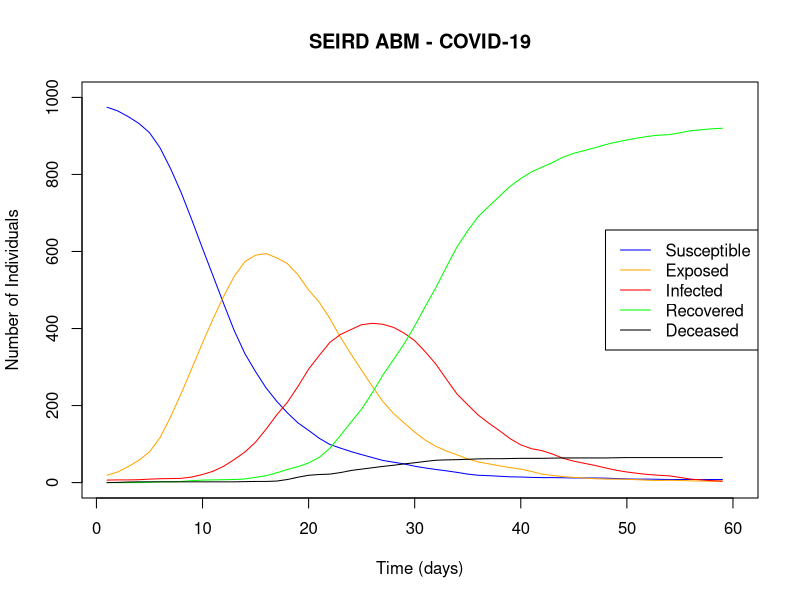

The R script that drew this image:
# ABM_v4 implements the model capability for social distancing


# look at changing maxmix to contact rate
# -------------------------------- Functions -----------------------------------
# population size, initial_exposed, initial_infected, vaccine, social distancing
AgentGen1 <- function(nPop, E0, I0, vaccine = NA, social_distancing = NA){
  # Create a population of susceptible agents
  Agent1 <- data.frame(AgentNo = 1:nPop,
                       State = 'S',
                       Mixing = runif(nPop,0,1),
                       TimeE = 0,
                       TimeI = 0,
                       Vaccination = 0,
                       Social_Distancing = 0,
                       stringsAsFactors = FALSE)
  # Initializing exposed and infected agents
  Agent1$State[1:E0] <- "E"
  # Agents can be in exposed state for 14 days (+1 so that rbinom doesn't
  # return 0), randomly assigning exposure time
  Agent1$TimeE[1:E0] <- rbinom(E0, 13, 0.5) + 1
  Agent1$State[(E0+1):(E0 + I0)] <- "I"
  # Agents can be in infected state for 10 days (+1 so that rbinom doesn't
  # return 0) (infectious period) randomly assigning infectious time
  Agent1$TimeI[(E0+1):(E0 + I0)] <- rbinom(I0, 9, 0.5) + 1
  # Randomly assign vaccination/social distancing status based on the specified
  # prevalence
  num_vaccinated <- round(nPop * vaccine$prevalence)
  Agent1$Vaccination[sample(1:nPop, num_vaccinated)] <- 1
  num_social_distancing <- round(nPop * social_distancing$prevalence)
  Agent1$Social_Distancing[sample(1:nPop, num_social_distancing)] <- 1
  return(Agent1)
}

# Function of agents, model parameters, and simulation time
ABM1 <- function(Agent1, par1, nTime1, vaccine = NA, social_distancing = NA) {
  nPop <- nrow(Agent1)
  # Initializing output df, all states start at 0
  output <- data.frame(S = rep(0, nTime1),
                       E = rep(0, nTime1),
                       I = rep(0, nTime1),
                       R = rep(0, nTime1),
                       D = rep(0, nTime1))
  # The model cycles through every day of the simulation
  for(k in 1:nTime1){
    # Move agents through time
    StateS1 <- (1:nPop)[Agent1$State == "S"]
    StateSE1 <- (1:nPop)[Agent1$State == "S" | Agent1$State == "E"]

    # Cycling through each susceptible agent
    for(i in StateS1) {
      # Here, the higher number of exposed/infected individuals there are, the
      # more likely a susceptible agent is to come in contact and become exposed
      # Determine if they like to meet others
      Mix1 <- Agent1$Mixing[i]
      # How many agents will they meet (Each will meet up to MaxMix other agents
      # per day)

      # [2024-02-07] George:
      # For identifying how many agents they could meet, you could leverage the 
      # binomial distribution. If you want them to meet on average 7 other agents,
      # then, you could do the following:
      #
      # Meet1 <- rbinom(1, size = nPop, prob = par1$MaxMix/nPop)
      #
      # That will yield on average MaxMix agents. This is only a recommendation.
      # You can keep the current approach if you want.

      Meet1 <- round(Mix1*par1$MaxMix,0) + 1
      # Grab the agents they will meet: sampling susceptible or exposed
      # individuals of size meet1, using mixing probability
      # Replace = TRUE means they could meet the same agent over and over
      Meet2 <- sample(StateSE1, Meet1, replace = TRUE,
                      prob = Agent1$Mixing[StateSE1])

      # Cycling through the agents each susceptible person will meet
      for(j in 1:length(Meet2)) {
        # Grab who they will meet
        Meet1a <- Agent1[Meet2[j], ]
        
        # [2024-02-07] George:
        # Shouldn't this be == "I"? Infected agents are the ones who 
        # transmit the disease, not exposed.
        if(Meet1a$State == "E"){
          Urand1 <- runif(1)
          # Apply social distancing if the agent practices it
          if (Agent1$Social_Distancing[i] == 1) {
            if (Urand1 < par1$S2E - social_distancing$S2E_reduction) {
              Agent1$State[i] <- "E"

              # [2024-02-07] George:
              # After becoming exposed, there's no need of continue checking
              break

            }
          } else {
              # If not practicing social distancing, apply regular exposure
              if (Urand1 < par1$S2E) {
                Agent1$State[i] <- "E"

                # [2024-02-07] George:
                # After becoming exposed, there's no need of continue checking
                break

              }
          }
        }
      }
    }
    # Grab agents who have been exposed and add a day to their exposure time
    StateE1 <- (1:nPop)[Agent1$State == "E"]
    Agent1$TimeE[StateE1] = Agent1$TimeE[StateE1] + 1
    # If exposure time is greater than 14, move to recovered
    StateE2 <- (1:nPop)[Agent1$State == "E" & Agent1$TimeE > 14]
    Agent1$State[StateE2] <- "R"
    # Grab agents who could possibly become sick
    # Incubation days: the time it takes for an infection to develop after an
    # agent has been exposed
    StateE3 <- (1:nPop)[Agent1$State == "E" &
                         Agent1$TimeE > par1$incubation_period]
    for(i in StateE3){
      # Randomly assign whether they get sick or not based on vaccination status
      Urand1 <- runif(1)
      if (Agent1$Vaccination[i] == 1) {
          if (Urand1 < par1$E2I - vaccine$E2I_reduction) {
            Agent1$State[i] <- "I"
          }
      } else {
          if (Urand1 < par1$E2I) {
            Agent1$State[i] <- "I"
          }
      }
    }

    # Update how long the agents have been sick
    StateI1 <- (1:nPop)[Agent1$State == "I"]
    Agent1$TimeI[StateI1] = Agent1$TimeI[StateI1] + 1

    # [2024-02-07] George
    # Having a hard-stop at 14 days of the infection is OK, but I would also
    # randomize this. What you can do is have a prob. of recovery with mean
    # 14 days. All you need is to do the same randomization you have done for
    # other things. e.g.
    #
    # Agent1$State[StateI2] <- ifelse(runif(length(StateI2),0,1) < 1/14, "R", "I")
    #
    # But is all up to you.
    StateI2 <- (1:nPop)[Agent1$State == "I" & Agent1$TimeI > 14]
    Agent1$State[StateI2] <- "R"
    # Grab agents who have been infected for 10 days or less to see if they die
    StateI3 <- (1:nPop)[Agent1$State == "I" &
                         Agent1$TimeI < par1$infectious_period + 1]
    Agent1$State[StateI3] <- ifelse(
      runif(length(StateI3),0,1) > par1$I2D, "I", "D")

    output$S[k] <- length(Agent1$State[Agent1$State == "S"])
    output$E[k] <- length(Agent1$State[Agent1$State == "E"])
    output$I[k] <- length(Agent1$State[Agent1$State == "I"])
    output$R[k] <- length(Agent1$State[Agent1$State == "R"])
    output$D[k] <- length(Agent1$State[Agent1$State == "D"])
  }
  return(output)
}

# Define a function to calculate moving average
library(zoo)
smooth_lines <- function(data, window_size = 5) {
  for (col in names(data)) {
    data[[col]] <- rollmean(data[[col]], k = window_size, align = "center",
                            fill = NA)
  }
  return(data)
}

# --------------------------- Building/Running Model ---------------------------

# Model Parameters
set.seed(123)
par1 <- data.frame(MaxMix = 7,  # Maximum number each agent can meet in a day
                   S2E = 0.10,  # prob_exposure
                   E2I = 0.15,  # prob_infection
                   I2D = 0.01,  # death_rate
                   incubation_period = 6, # Time between when an agent is
                                          # exposed to potentially becoming an
                                          # infectious agent
                   infectious_period = 9) # Time which an agent is infectious

vaccine_tool <- data.frame(E2I_reduction = 0.05,
                           prevalence = 0.5)
social_distancing_tool <- data.frame(S2E_reduction = 0.05,
                           prevalence = 0.5)

# Running the Model
Agent1 <- AgentGen1(nPop = 1000, E0 = 10, I0 = 5, vaccine = vaccine_tool,
                    social_distancing = social_distancing_tool)
model <- ABM1(Agent1, par1, nTime1 = 60, vaccine = vaccine_tool,
              social_distancing = social_distancing_tool)

# --------------------------------- Plotting -----------------------------------

# Plotting
# Smooth the columns using a moving average with a window size of 2
smoothed_output <- smooth_lines(model, window_size = 2)
plot(smoothed_output$S, type = "l", col = "blue",
     xlab = "Time (days)",
     ylab = "Number of Individuals", main = "SEIRD ABM - COVID-19",
     ylim = c(0, 1000))
lines(smoothed_output$E, col = "orange")
lines(smoothed_output$I, col = "red")
lines(smoothed_output$R, col = "green")
lines(smoothed_output$D, col = "black")

# Add legend
legend("right", legend = c("Susceptible", "Exposed", "Infected", "Recovered",
                              "Deceased"), col = c("blue", "orange", "red",
                                                   "green", "black"), lty = 1)


model
